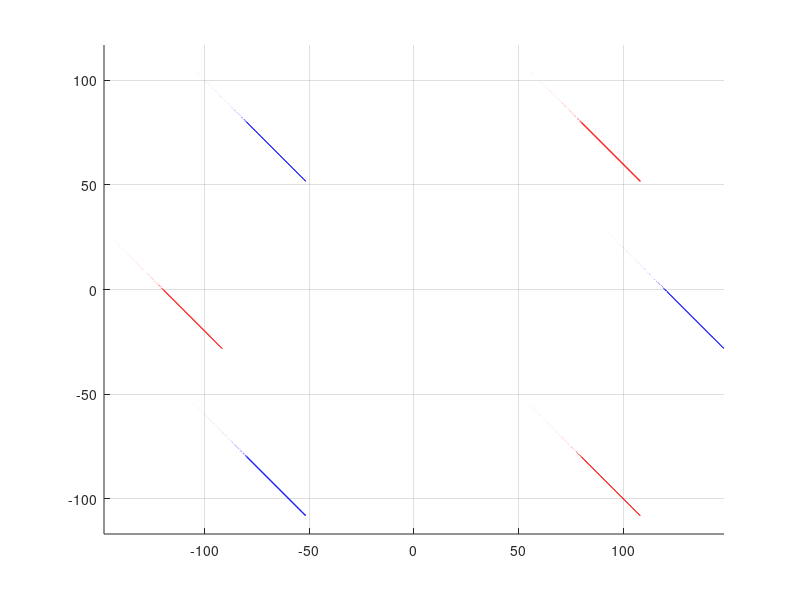

Write MATLAB code to recreate this figure.
clc; clear all; close all;
d =40 ;
al = 15;
k = 0:0.001:2*pi;
n = 20;
w = 1;
rs = pi/4;
ra = 0;
rah = ra*pi/4;
rahh = -ra*pi/4;
c =0;


fp = @(k,d,n) d*sin(k)+n*sin(k).*cos(k).^2;

Rz = @(theta) [cos(theta), -sin(theta), 0;
               sin(theta),  cos(theta), 0;
               0,           0,          1];

rd = fp(k,d,n);
bd = fp(k+pi,d,n);
ri = fp(w*k,d,n);
bi = fp(w*k+pi,d,n);

zp = al*cos(k);
zd = al*cos(k+pi);

Rz1 = Rz(rs+rah);
Rzc = Rz(rs);
Rz2 = Rz(rs+rahh);

P = 2*[40,40,0;
      60,0,0;
      40,-40,0;
      -40,40,0;
      -60,0,0;
      -40,-40,0];
  

RD = [c*cos(rd/d);rd;zp];
BD = [c*cos(bd/d);bd;zd];

RI = [-c*cos(ri/d);ri;zp];
BI = [-c*cos(bi/d);bi;zd];

P1 = Rz1*RD+P(1,:)';
P6 = Rz1*BI+P(6,:)';

P2 = Rzc*BD+P(2,:)';
P5 = Rzc*RI+P(5,:)';

P3 = Rz2*RD+P(3,:)';
P4 = Rz2*BI+P(4,:)';

figure
hold on
grid on
axis equal

% P1 (impar) - rojo
plot3(P1(1,:), P1(2,:), P1(3,:), 'r')

% P2 (par) - azul
plot3(P2(1,:), P2(2,:), P2(3,:), 'b')

% P3 (impar) - rojo
plot3(P3(1,:), P3(2,:), P3(3,:), 'r')

% P4 (par) - azul
plot3(P4(1,:), P4(2,:), P4(3,:), 'b')

% P5 (impar) - rojo
plot3(P5(1,:), P5(2,:), P5(3,:), 'r')

% P6 (par) - azul
plot3(P6(1,:), P6(2,:), P6(3,:), 'b')



